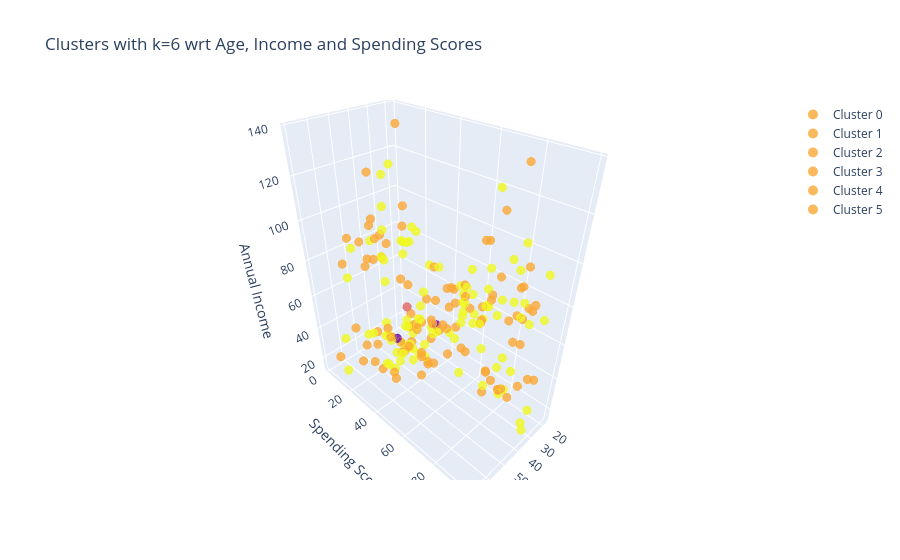

Source (notebook cell):
### Code cell
import plotly as py
import plotly.graph_objs as go

def tracer(db, n, name):
    '''
    This function returns trace object for Plotly
    '''
    return go.Scatter3d(
        x = db[db['labels']==n]['Age'],
        y = db[db['labels']==n]['Spending Score (1-100)'],
        z = db[db['labels']==n]['Annual Income (k$)'],
        mode = 'markers',
        name = name,
        marker = dict(
            color = KM6_df['labels'],
            size = 5,
            line=dict(
            color= KM6_df['labels'],
            width= 12
        ),
        opacity=0.8
        )
     )

trace0 = tracer(KM6_df, 0, 'Cluster 0')
trace1 = tracer(KM6_df, 1, 'Cluster 1')
trace2 = tracer(KM6_df, 2, 'Cluster 2')
trace3 = tracer(KM6_df, 3, 'Cluster 3')
trace4 = tracer(KM6_df, 4, 'Cluster 4')
trace5 = tracer(KM6_df, 5, 'Cluster 5')

trace_data = [trace0, trace1, trace2, trace3, trace4, trace5]

layout = go.Layout(
    title = 'Clusters with k=6 wrt Age, Income and Spending Scores',
    scene = dict(
            xaxis = dict(title = 'Age'),
            yaxis = dict(title = 'Spending Score'),
            zaxis = dict(title = 'Annual Income')
        )
)

fig = go.Figure(data=trace_data, layout=layout)
py.offline.iplot(fig)

### Figure 1 — Plotly figure (JSON) as saved in the notebook; plotly's stock layout.template omitted (floating-point values rounded to 4 significant figures; data arrays with more than 128 entries replaced by an {"elided": "..."} marker saying what was removed)
{"data": [{"marker": {"color": {"elided": "200 int values"}, "line": {"color": {"elided": "200 int values"}, "width": 12}, "opacity": 0.8, "size": 5}, "mode": "markers", "name": "Cluster 0", "type": "scatter3d", "x": [43, 59, 47, 20, 44, 19, 57, 25, 48, 34, 43, 44, 47, 37, 34, 56, 19, 50, 42, 36, 40, 36, 52, 58, 59, 37, 46, 41, 54, 41, 34, 33, 47, 45, 32], "y": [35, 11, 9, 5, 7, 10, 5, 12, 36, 22, 17, 20, 16, 1, 1, 35, 5, 26, 20, 27, 13, 10, 13, 15, 14, 32, 15, 39, 24, 17, 23, 8, 16, 28, 18], "z": [71, 71, 71, 73, 73, 74, 75, 77, 77, 78, 78, 78, 78, 78, 78, 79, 81, 85, 86, 87, 87, 87, 88, 88, 93, 97, 98, 99, 101, 103, 103, 113, 120, 126, 137]}, {"marker": {"color": {"elided": "200 int values"}, "line": {"color": {"elided": "200 int values"}, "width": 12}, "opacity": 0.8, "size": 5}, "mode": "markers", "name": "Cluster 1", "type": "scatter3d", "x": [65, 48, 50, 49, 59, 50, 47, 51, 69, 53, 70, 67, 54, 63, 43, 68, 70, 47, 60, 60, 59, 45, 49, 57, 67, 46, 48, 55, 50, 68, 48, 47, 48, 49, 67, 49, 66, 54, 68, 66, 65, 63, 49, 51, 50], "y": [35, 36, 55, 52, 60, 45, 41, 50, 46, 46, 56, 52, 59, 51, 50, 48, 55, 42, 49, 56, 47, 53, 42, 51, 41, 44, 46, 58, 46, 55, 49, 47, 42, 48, 59, 56, 50, 46, 43, 48, 52, 43, 59, 43, 57], "z": [38, 39, 40, 42, 43, 43, 43, 44, 44, 46, 46, 47, 47, 48, 48, 48, 49, 49, 50, 50, 54, 54, 54, 54, 54, 54, 54, 57, 58, 59, 60, 60, 61, 62, 62, 62, 63, 63, 63, 63, 63, 65, 65, 67, 67]}, {"marker": {"color": {"elided": "200 int values"}, "line": {"color": {"elided": "200 int values"}, "width": 12}, "opacity": 0.8, "size": 5}, "mode": "markers", "name": "Cluster 2", "type": "scatter3d", "x": [39, 31, 40, 38, 39, 31, 29, 32, 35, 32, 32, 28, 32, 34, 39, 38, 27, 30, 30, 29, 31, 36, 33, 32, 28, 36, 30, 27, 35, 32, 29, 30, 28, 36, 32, 38, 35, 32, 30], "y": [91, 77, 95, 75, 75, 71, 88, 73, 72, 93, 87, 97, 74, 90, 88, 76, 89, 78, 73, 83, 93, 75, 95, 63, 75, 92, 86, 69, 90, 86, 88, 97, 68, 85, 69, 91, 79, 74, 83], "z": [69, 70, 71, 71, 71, 72, 73, 73, 74, 75, 76, 77, 77, 78, 78, 78, 78, 78, 78, 79, 81, 85, 86, 87, 87, 87, 88, 88, 93, 97, 98, 99, 101, 103, 103, 113, 120, 126, 137]}, {"marker": {"color": {"elided": "200 int values"}, "line": {"color": {"elided": "200 int values"}, "width": 12}, "opacity": 0.8, "size": 5}, "mode": "markers", "name": "Cluster 3", "type": "scatter3d", "x": [31, 27, 29, 31, 33, 31, 27, 19, 18, 19, 32, 26, 40, 23, 38, 21, 22, 34, 18, 40, 32, 24, 27, 20, 23, 26, 21, 19, 38, 19, 18, 19, 27, 38, 40, 23, 25, 28], "y": [61, 47, 42, 42, 60, 54, 51, 55, 59, 59, 47, 54, 48, 52, 55, 57, 55, 60, 41, 40, 42, 52, 50, 49, 41, 55, 42, 54, 42, 46, 48, 50, 56, 40, 58, 29, 34, 40], "z": [39, 40, 40, 40, 42, 43, 46, 46, 48, 48, 48, 54, 54, 54, 54, 54, 57, 58, 59, 60, 60, 60, 60, 61, 62, 62, 62, 63, 64, 64, 65, 65, 67, 67, 69, 70, 72, 76]}, {"marker": {"color": {"elided": "200 int values"}, "line": {"color": {"elided": "200 int values"}, "width": 12}, "opacity": 0.8, "size": 5}, "mode": "markers", "name": "Cluster 4", "type": "scatter3d", "x": [19, 20, 31, 35, 64, 67, 58, 37, 35, 52, 35, 46, 54, 45, 40, 60, 53, 49, 42, 36, 49], "y": [39, 6, 40, 6, 3, 14, 15, 13, 35, 29, 35, 5, 14, 32, 31, 4, 4, 14, 17, 26, 28], "z": [15, 16, 17, 18, 19, 19, 20, 20, 21, 23, 24, 25, 28, 28, 29, 30, 33, 33, 34, 37, 39]}, {"marker": {"color": {"elided": "200 int values"}, "line": {"color": {"elided": "200 int values"}, "width": 12}, "opacity": 0.8, "size": 5}, "mode": "markers", "name": "Cluster 5", "type": "scatter3d", "x": [21, 23, 22, 23, 30, 35, 24, 22, 20, 35, 25, 31, 29, 35, 23, 21, 18, 21, 30, 20, 24, 24], "y": [81, 77, 76, 94, 72, 99, 77, 79, 66, 98, 73, 73, 82, 61, 87, 73, 92, 81, 73, 75, 92, 65], "z": [15, 16, 17, 18, 19, 19, 20, 20, 21, 23, 24, 25, 28, 28, 29, 30, 33, 33, 34, 37, 38, 39]}], "layout": {"scene": {"xaxis": {"title": {"text": "Age"}}, "yaxis": {"title": {"text": "Spending Score"}}, "zaxis": {"title": {"text": "Annual Income"}}}, "title": {"text": "Clusters with k=6 wrt Age, Income and Spending Scores"}}}
